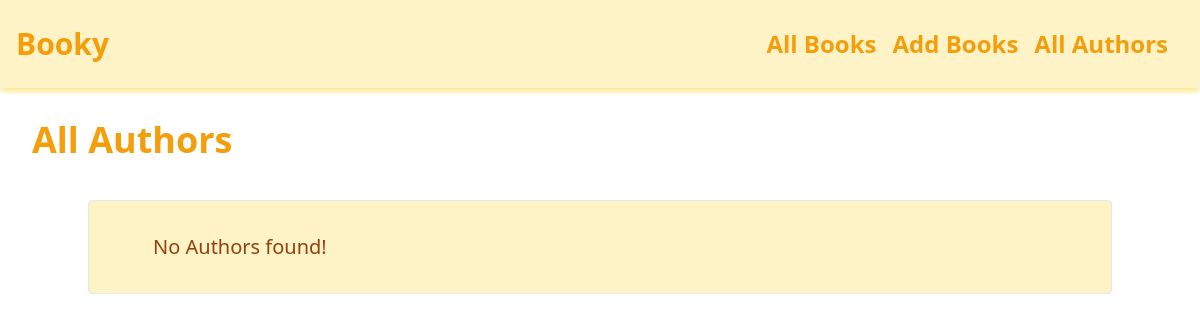
/authors/, run on an earlier commit of the app's database.
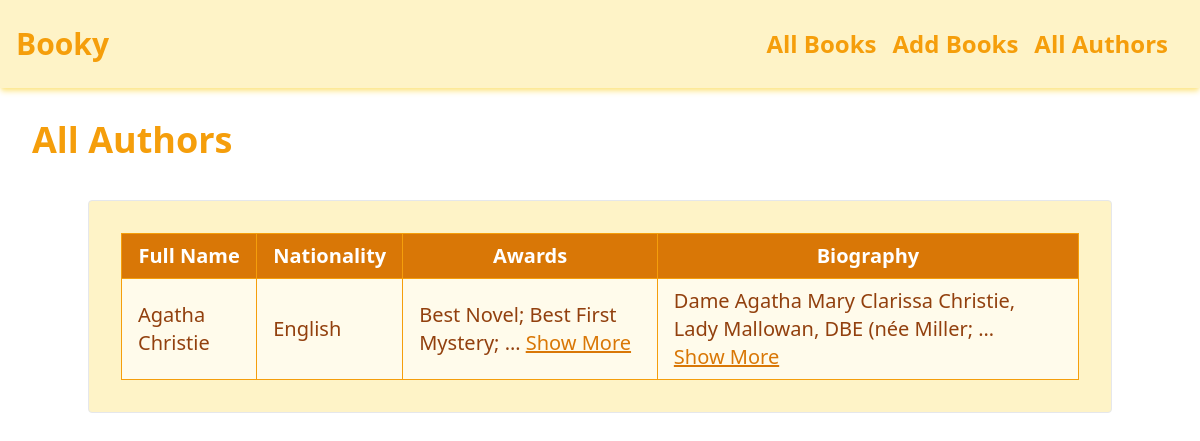
And on a later commit of the database.
### books/models.py (models this page shows, shortened)
class Author(models.Model):
    full_name = models.CharField(max_length=100)
    nationality = models.CharField(max_length=100, null=True, blank=True)
    awards = models.TextField(null=True, blank=True)
    biography = models.TextField(null=True, blank=True)

### books/views.py (the view)
# urls.py: path('authors/', views.all_authors, name='all_authors'),
def all_authors(request):
    authors = Author.objects.all()
    return render(request, 'books/authors.html', {'authors': authors})

### books/templates/books/authors.html (shortened to what this page needs)
{% extends "base.html" %}
{% load static %}
    {% block content %}
    <h3 class="font-semibold text-4xl text-amber-500 my-8 ml-8">All Authors</h3>
    <div class="flex justify-center items-center mt-10 flex-col">
        <div class="container w-11/12 text-xl border rounded bg-amber-100 text-amber-800 p-8">
            {% if authors %}
            <div class="grid grid-flow-col">
                <div class="w-full overflow-x-auto">
                    <table class="table-auto w-full border-collapse border border-amber-600 min-w-full">
                        <thead class="bg-amber-600 text-white">
                            <tr>
                                <th scope="col" class="border border-amber-500 px-4 py-2">Full Name</th>
                                <th scope="col" class="border border-amber-500 px-4 py-2">Nationality</th>
                                <th scope="col" class="border border-amber-500 px-4 py-2">Awards</th>
                                <th scope="col" class="border border-amber-500 px-4 py-2">Biography</th>
                            </tr>
                        </thead>
                        <tbody>
                            {% for author in authors %}
                            <tr class="bg-amber-50 hover:bg-orange-200">
                                <td class="border border-amber-500 px-4 py-2">{{ author.full_name }}</td>
                                <td class="border border-amber-500 px-4 py-2">{{ author.nationality|default_if_none:"N/A" }}</td>
                                <td class="border border-amber-500 px-4 py-2">
                                    <span class="short-text">
                                        {{ author.awards|truncatewords:5|default_if_none:"No awards available" }}
                                    </span>
                                    {% if author.awards %}
                                    <button class="toggle-btn text-amber-600 underline" onclick="toggleContent(this)">Show More</button>
                                    {% endif %}
                                </td>
                                <td class="border border-amber-500 px-4 py-2">
                                    <span class="short-text">
                                        {{ author.biography|truncatewords:10|default_if_none:"No biography available" }}
                                    </span>
                                    {% if author.biography %}
                                    <button class="toggle-btn text-amber-600 underline" onclick="toggleContent(this)">Show More</button>
                                    {% endif %}
                                </td>
                            </tr>
                            {% endfor %}
                        </tbody>
                    </table>
                </div>
            </div>
            {% else %}
            <p class="ml-8">No Authors found!</p>
            {% endif %}
        </div>
    </div>
    {% endblock %}

What changed in the data, as far as the page shows it:
added Author: full_name "Agatha Christie", nationality "English", awards "Best Novel; Best First Mystery; …", biography "Dame Agatha Mary Clarissa Christie, Lady Mallowan, DBE (née Miller; …"
Also different on the page:
text no longer shown: "No Authors found!"
text now shown: "Full Name Nationality Awards Biography"
